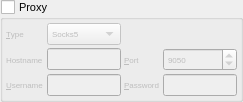
           <widget class="QGroupBox" name="proxy">
            <property name="font">
             <font>
              <pointsize>8</pointsize>
             </font>
            </property>
            <property name="layoutDirection">
             <enum>Qt::LeftToRight</enum>
            </property>
            <property name="title">
             <string>Proxy</string>
            </property>
            <property name="checkable">
             <bool>true</bool>
            </property>
            <property name="checked">
             <bool>false</bool>
            </property>
            <layout class="QGridLayout" name="gridLayout_5">
             <property name="margin">
              <number>3</number>
             </property>
             <property name="spacing">
              <number>3</number>
             </property>
             <item row="0" column="0">
              <widget class="QLabel" name="label_3">
               <property name="font">
                <font>
                 <pointsize>6</pointsize>
                </font>
               </property>
               <property name="text">
                <string>&amp;Type</string>
               </property>
               <property name="buddy">
                <cstring>proxyType</cstring>
               </property>
              </widget>
             </item>
             <item row="0" column="1">
              <widget class="QComboBox" name="proxyType">
               <property name="font">
                <font>
                 <pointsize>6</pointsize>
                </font>
               </property>
               <item>
                <property name="text">
                 <string>Socks5</string>
                </property>
               </item>
              </widget>
             </item>
             <item row="1" column="0">
              <widget class="QLabel" name="label_7">
               <property name="font">
                <font>
                 <pointsize>6</pointsize>
                </font>
               </property>
               <property name="text">
                <string>Hostname</string>
               </property>
               <property name="buddy">
                <cstring>proxyHostname</cstring>
               </property>
              </widget>
             </item>
             <item row="1" column="1">
              <widget class="QLineEdit" name="proxyHostname">
               <property name="font">
                <font>
                 <pointsize>6</pointsize>
                </font>
               </property>
              </widget>
             </item>
             <item row="2" column="0">
              <widget class="QLabel" name="label_19">
               <property name="font">
                <font>
                 <pointsize>6</pointsize>
                </font>
               </property>
               <property name="text">
                <string>&amp;Username</string>
               </property>
               <property name="buddy">
                <cstring>proxyUsername</cstring>
               </property>
              </widget>
             </item>
             <item row="2" column="1">
              <widget class="QLineEdit" name="proxyUsername">
               <property name="font">
                <font>
                 <pointsize>6</pointsize>
                </font>
               </property>
              </widget>
             </item>
             <item row="2" column="2">
              <widget class="QLabel" name="label_20">
               <property name="font">
                <font>
                 <pointsize>6</pointsize>
                </font>
               </property>
               <property name="text">
                <string>&amp;Password</string>
               </property>
               <property name="buddy">
                <cstring>proxyPassword</cstring>
               </property>
              </widget>
             </item>
             <item row="2" column="3">
              <widget class="QLineEdit" name="proxyPassword">
               <property name="font">
                <font>
                 <pointsize>6</pointsize>
                </font>
               </property>
               <property name="text">
                <string/>
               </property>
               <property name="echoMode">
                <enum>QLineEdit::Password</enum>
               </property>
              </widget>
             </item>
             <item row="1" column="2">
              <widget class="QLabel" name="label_8">
               <property name="font">
                <font>
                 <pointsize>6</pointsize>
                </font>
               </property>
               <property name="text">
                <string>&amp;Port</string>
               </property>
               <property name="buddy">
                <cstring>proxyPort</cstring>
               </property>
              </widget>
             </item>
             <item row="1" column="3">
              <widget class="QSpinBox" name="proxyPort">
               <property name="font">
                <font>
                 <pointsize>6</pointsize>
                </font>
               </property>
               <property name="minimum">
                <number>1</number>
               </property>
               <property name="maximum">
                <number>65535</number>
               </property>
               <property name="value">
                <number>9050</number>
               </property>
              </widget>
             </item>
            </layout>
           </widget>
